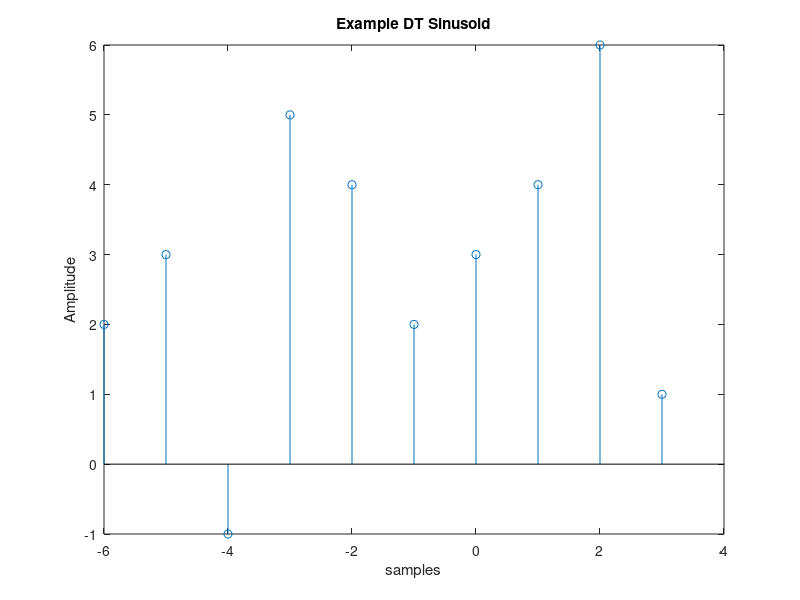
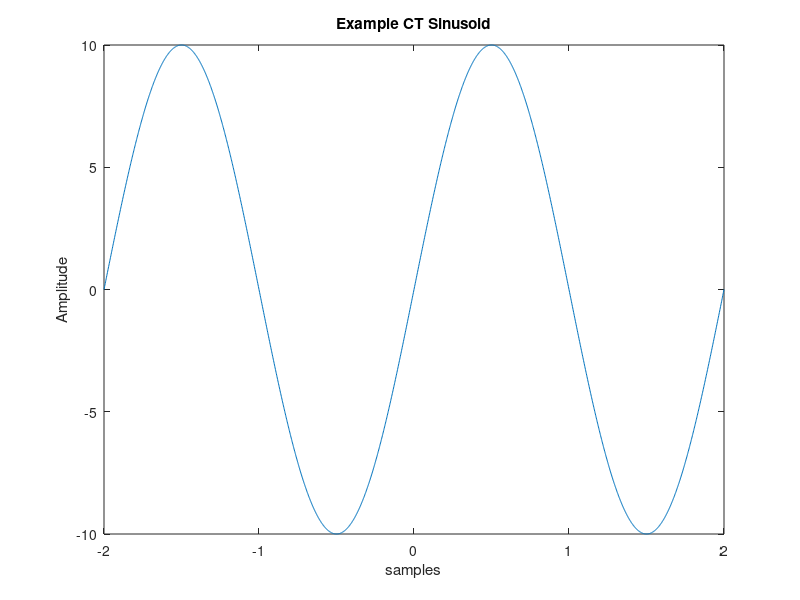

Here is the MATLAB script that generated these plots, in order:
n = -6:3;
x = [2, 3, -1, 5, 4, 2, 3, 4, 6, 1];
figure, stem(n, x)
title('Example DT Sinusoid');
xlabel('samples');
ylabel('Amplitude');

t = [-2:0.002:2];
x = 10 * sin(pi * t);
figure,plot(t, x);
title('Example CT Sinusoid');
xlabel('samples');
ylabel('Amplitude');
